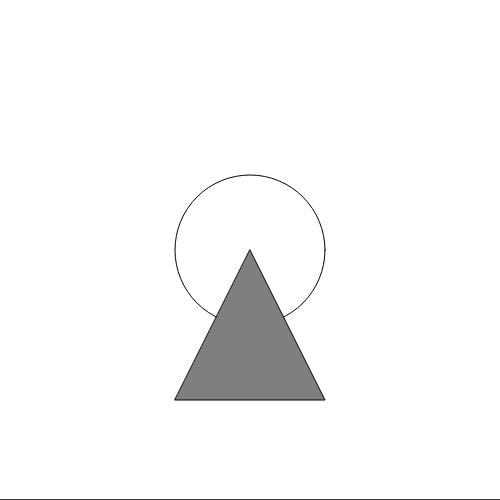
Frame 1 (no input)
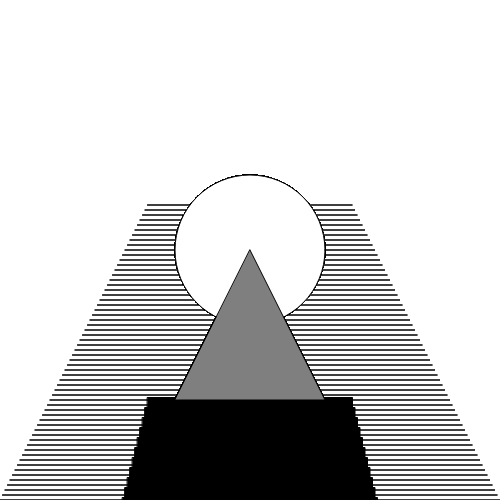
Frame 60 (no input)
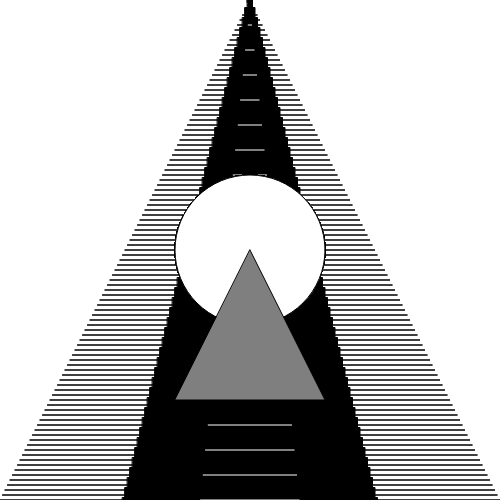
Frame 120 (the mouse pressed at the canvas centre since frame 60)

The p5.js sketch that drew these frames (run headless with seeded random() and noise() and a simulated clock; from frame 60 on, the mouse is pressed at the canvas centre):

// p5.js sketch
// ── sketch.js
let pstn;

function setup() {
  // put setup code here
  createCanvas(500,500);
  background(255);
  pstn = height;
}

function draw() {
  // put drawing code here 
let w = color(255, 255, 255);
let b = color(0, 0, 0);
let y = color(127, 127, 127);

//moving object
  rectMode(CENTER);
  var size = width * 0.3;
  fill(b);
  rect(width/2, pstn, pstn, 0);

  rectMode(CENTER);
  var size = width * 0.3;
  fill(b);
  rect(width/2, pstn/.5, pstn, 25);

  rectMode(CENTER);
  var size = width * 0.3;
  fill(w);
  rect(width/2, pstn/.2, pstn, 2);

//static objects
//  rectMode(CENTER);
//  var size = width * 0.3;
//  fill(w);
//  rect(width/2, height/2, 500, 20);


  var size = width * 0.3;
  fill(w);
  ellipse(width/2, height/2, size, size);

  var size = width * 0.15;
  fill(y);
  translate(width/2, height/2);
  triangle(0, 0, size, size*2, -size, size*2);

pstn = pstn - 5;

}
